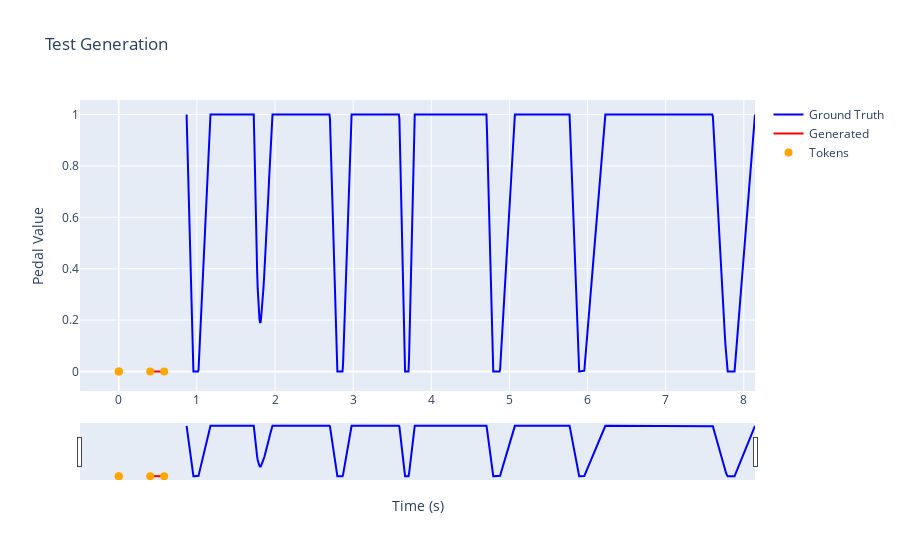

The cell this chart's notebook holds for it:
### Code cell
notes, tokens = dataset(4, 150)
generated_tokens = generate(model, notes, max_length=127, device=device)
generated_segs = tokens_to_segs(generated_tokens)
ground_truth_segs = tokens_to_segs(tokens)
fig = plot_list(ground_truth_segs, generated_segs, title='Test Generation', tokens=generated_tokens)
fig.show()
print(f"{len(generated_tokens)} tokens generated")
print(f"{len(tokens)} gt tokens")

### Figure 1 — Plotly figure (JSON) as saved in the notebook; plotly's stock layout.template omitted (floating-point values rounded to 4 significant figures; data arrays with more than 128 entries replaced by an {"elided": "..."} marker saying what was removed)
{"data": [{"line": {"color": "blue", "width": 2}, "mode": "lines", "name": "Ground Truth", "type": "scatter", "x": {"elided": "1000 float values"}, "y": {"elided": "1000 float values"}}, {"line": {"color": "red", "width": 2}, "mode": "lines", "name": "Generated", "type": "scatter", "x": {"elided": "1000 float values"}, "y": {"elided": "1000 float values"}}, {"marker": {"color": "orange", "size": 8}, "mode": "markers", "name": "Tokens", "type": "scatter", "x": [0, 0.4027, 0.581, 0], "y": [0, 5.178e-08, 3.065e-05, 0]}], "layout": {"hovermode": "x unified", "title": {"text": "Test Generation"}, "xaxis": {"rangeslider": {"visible": true}, "title": {"text": "Time (s)"}}, "yaxis": {"title": {"text": "Pedal Value"}}}}
